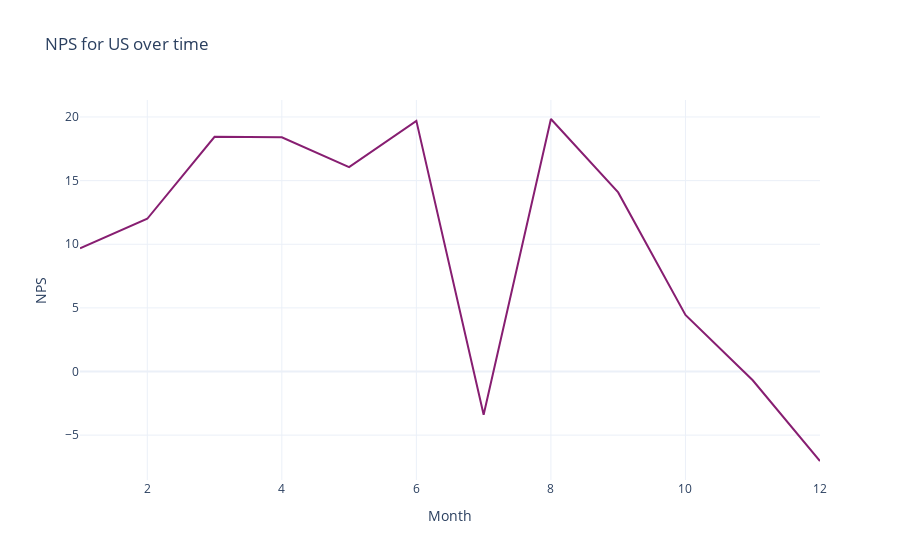

Here is the notebook cell this chart was saved with:
### Code cell
import plotly.express as px

# Filter the data for the US market
dfus = df1[df1['Market'] == 'US']

# Group by Month and NPS category, then count the occurrences
dfus = dfus.groupby(['Month', 'NPS category'])['ID'].count()

# Unstack the grouped data to create a DataFrame with NPS categories as columns
dfus = dfus.unstack()

# Calculate the total count per month
dfus['Total'] = dfus.sum(axis=1)

# Calculate the NPS score
dfus['NPS score'] = (dfus['Promoter']/dfus['Total'] - dfus['Detractor']/dfus['Total']) * 100

# Drop the columns that are no longer needed
dfus = dfus.drop(columns=['Detractor', 'Passive', 'Promoter', 'Total'])

# Create the line plot for NPS score over time for the US
fig2 = px.line(dfus, template='plotly_white', title='NPS for US over time')

# Update the layout and trace styles
fig2.update_layout(showlegend=False)
fig2.update_traces(line={'color': '#871e71'})
fig2.update_yaxes(title='NPS')

# Display the plot
fig2.show()

### Figure 1 — Plotly figure (JSON) as saved in the notebook; plotly's stock layout.template omitted (floating-point values rounded to 4 significant figures)
{"data": [{"hovertemplate": "NPS category=NPS score<br>Month=%{x}<br>value=%{y}<extra></extra>", "legendgroup": "NPS score", "line": {"color": "#871e71", "dash": "solid"}, "marker": {"symbol": "circle"}, "mode": "lines", "name": "NPS score", "orientation": "v", "showlegend": true, "type": "scatter", "x": [1, 2, 3, 4, 5, 6, 7, 8, 9, 10, 11, 12], "xaxis": "x", "y": [9.677, 12, 18.44, 18.4, 16.06, 19.7, -3.401, 19.84, 14.07, 4.444, -0.6897, -7.031], "yaxis": "y"}], "layout": {"legend": {"title": {"text": "NPS category"}, "tracegroupgap": 0}, "showlegend": false, "title": {"text": "NPS for US over time"}, "xaxis": {"anchor": "y", "domain": [0, 1], "title": {"text": "Month"}}, "yaxis": {"anchor": "x", "domain": [0, 1], "title": {"text": "NPS"}}}}
